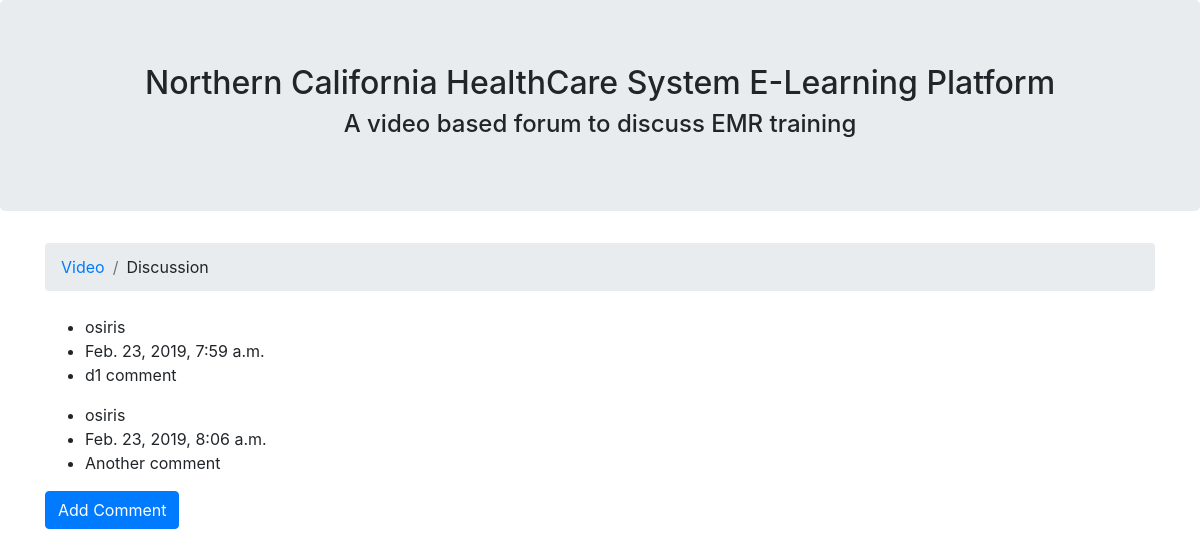
/thread/1/, run on the app's committed database.
### learn/models.py (models this page shows)
class ThreadDiscussion(models.Model):
  subject = models.ForeignKey(VidTopics, on_delete = models.CASCADE, related_name = 'subjetcs')
  thread_content = models.CharField(max_length =150)
  last_updated = models.DateTimeField(auto_now_add = True)
  discussed_by = models.ForeignKey(User,on_delete = models.CASCADE,related_name = 'subjects')
  def __str__(self):
    return self.thread_content

### learn/views.py (the view)
# urls.py: url(r'^thread/(?P<subject_id>\d+)/$', views.get_thread, name = 'get_thread'),
def get_thread(request,subject_id):
  threads = [v for v in ThreadDiscussion.objects.filter(subject_id=subject_id)]
  print(threads)
  print(subject_id)
  return render(request, 'threads.html', {'threads':threads,'id':subject_id})

### templates/threads.html (shortened to what this page needs)
{% extends 'base.html'%}
{% load static %}
{% block content%}
<div class = 'container'>
  <ol class = 'breadcrumb my-4'>
    <li class="breadcrumb-item"><a href="{% url 'home' %}">Video</a></li>
    <li class = "breadcrumb-item ">{{vids.name}}</li>
    <li class = 'breakcrumb-item-active'>Discussion</li>
 </ol>
  {% for thread in threads%}
    <ul>
        <li>
        {{thread.discussed_by}}
      </li>
      <li>
        {{thread.last_updated}}
      </li>
      <li>
        {{thread.thread_content}}
      </li>
    </ul>
  {% endfor %}
    <a class = 'btn btn-primary' href="{% url 'add_comment' id%}">Add Comment</a>
</div>
{% endblock%}

### data on the page
ThreadDiscussion: discussed_by "osiris", last_updated "Feb. 23, 2019, 7:59 a.m.", thread_content "d1 comment"
ThreadDiscussion: discussed_by "osiris", last_updated "Feb. 23, 2019, 8:06 a.m.", thread_content "Another comment"
